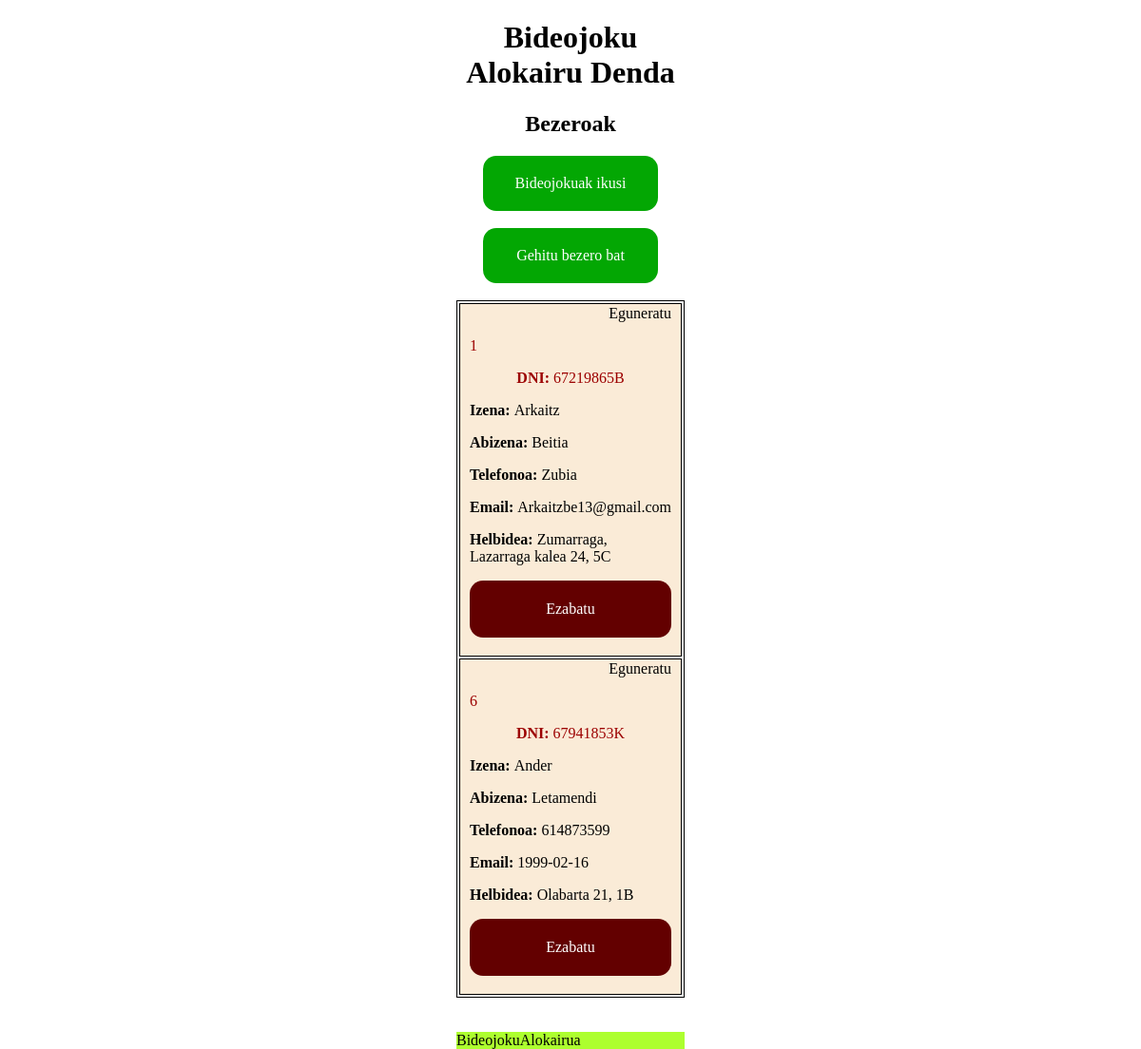
/bezeroak/, run on an earlier commit of the app's database.
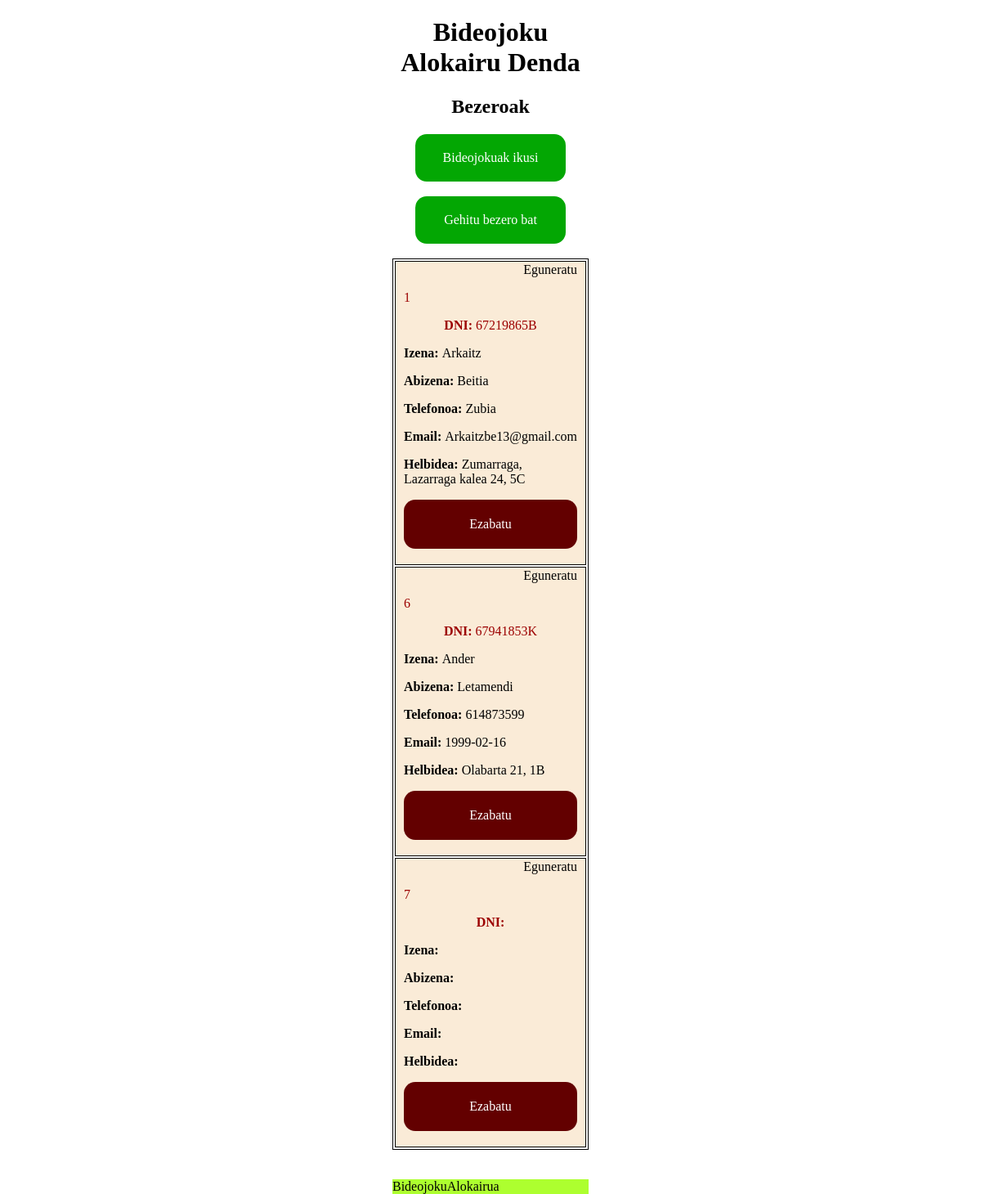
And on a later commit of the database.
### BideojokuAlokairua/models.py (models this page shows, shortened)
class Bezeroa(models.Model):
    bez_dni = models.CharField(max_length=20)
    bez_izena = models.CharField(max_length=30)
    bez_abizena = models.CharField(max_length=50)
    bez_telefonoa = models.CharField(max_length=20)
    bez_email = models.CharField(max_length=50)
    bez_helbidea = models.CharField(max_length=60)

### BideojokuAlokairua/views.py (the view)
# urls.py: path('bezeroak/', views.bezeroak, name = 'bezeroak'),
def bezeroak(request):
    bezeroak = Bezeroa.objects.all
    return render(request, 'bezeroak.html', {'bezeroa':bezeroak})

### BideojokuAlokairua/templates/bezeroak.html
{%extends 'base.html'%}
{%block content%}
    <center><h2>Bezeroak</h2></center>
    <div class="gehitubotoia">
        <center><a id="gehitubotoia" href="{% url 'index' %}">Bideojokuak ikusi</a></center>
    </div><br>
    <div class="gehitubotoia">
        <center><a id="gehitubotoia" href="/add/addbez">Gehitu bezero bat</a></center>
    </div>
    <br>
    <center><table style="width: 100%;">
        {%for bezeroa in bezeroa%}
        <tr>
            <td>
                <div id="eguneratu" style="text-align: right;">
                    <a style="text-decoration: none; color: black;" href="eguneratubezform/{{bezeroa.id}}">Eguneratu</a>
                </div>
                <div>
                    <p class="ida">{{bezeroa.id}}</p>
                    <center><p class="ida"><b>DNI: </b>{{bezeroa.bez_dni}}</p></center>
                    <p><b>Izena: </b>{{bezeroa.bez_izena}}</p>
                    <p><b>Abizena: </b>{{bezeroa.bez_abizena}}</p>
                    <p><b>Telefonoa: </b>{{bezeroa.bez_telefonoa}}</p>
                    <p><b>Email:  </b>{{bezeroa.bez_email}}</p>
                    <p><b>Helbidea: </b>{{bezeroa.bez_helbidea}}</p>
                    <div id="ezabatubotoia">
                        <p><a class="ezabatu" href="ezabatubezeroa/{{bezeroa.id}}">Ezabatu</a></p>
                    </div>
                    <br>
                </div>
            </td>
        </tr>
        {%endfor%}
    </table></center>
{%endblock content%}

What changed in the data, as far as the page shows it:
added Bezeroa: id "7"
